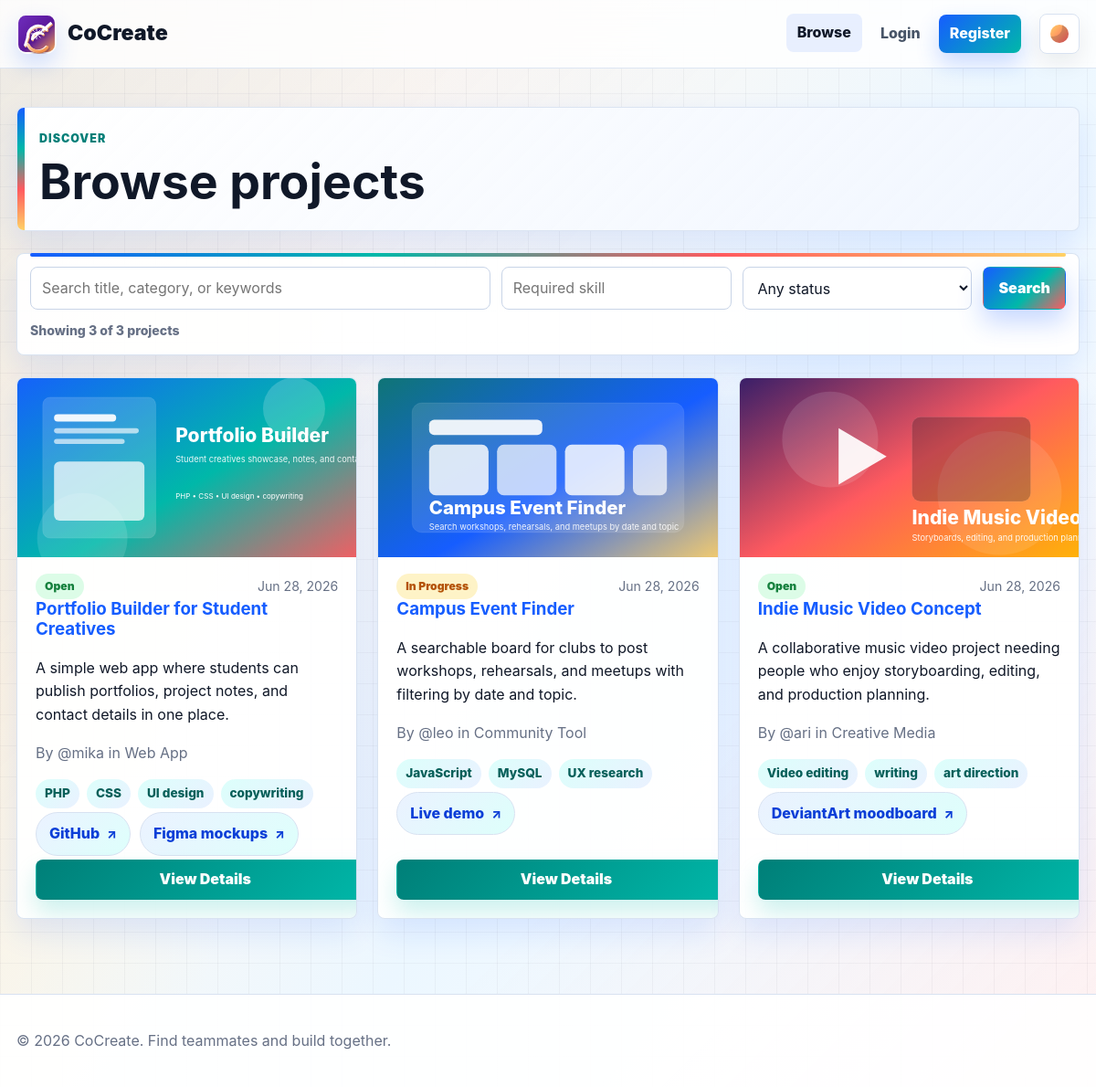
Screenshot of /browse.php with the database file from the repository.
### tables this page shows
CREATE TABLE projects (
  project_id INT UNSIGNED AUTO_INCREMENT PRIMARY KEY,
  user_id INT UNSIGNED NOT NULL,
  project_title VARCHAR(180) NOT NULL,
  description TEXT NOT NULL,
  required_skills TEXT NOT NULL,
  category VARCHAR(120) NOT NULL,
  project_status ENUM('open', 'in_progress', 'completed') NOT NULL DEFAULT 'open',
  project_image VARCHAR(255) DEFAULT NULL,
  created_at TIMESTAMP NOT NULL DEFAULT CURRENT_TIMESTAMP,
  CONSTRAINT fk_projects_user
    FOREIGN KEY (user_id) REFERENCES users(user_id)
    ON DELETE CASCADE ON UPDATE CASCADE
);

CREATE TABLE project_links (
  link_id INT UNSIGNED AUTO_INCREMENT PRIMARY KEY,
  project_id INT UNSIGNED NOT NULL,
  link_label VARCHAR(80) NOT NULL,
  link_url VARCHAR(2048) NOT NULL,
  sort_order SMALLINT UNSIGNED NOT NULL DEFAULT 0,
  created_at TIMESTAMP NOT NULL DEFAULT CURRENT_TIMESTAMP,
  CONSTRAINT fk_project_links_project
    FOREIGN KEY (project_id) REFERENCES projects(project_id)
    ON DELETE CASCADE ON UPDATE CASCADE
);

### includes/session.php (called while the page is built, shortened)
<?php
function e($value): string
{
    return htmlspecialchars((string) ($value ?? ""), ENT_QUOTES, "UTF-8");
}
function status_label(string $status): string
{
    return ucwords(str_replace("_", " ", $status));
}
function excerpt(?string $text, int $length = 140): string
{
    $text = trim((string) $text);
    if (function_exists("mb_strimwidth")) {
        return mb_strimwidth($text, 0, $length, "...", "UTF-8");
    }
    return strlen($text) > $length
        ? substr($text, 0, $length - 3) . "..."
        : $text;
}
function split_skill_list(?string $skills): array
{
    return array_filter(array_map("trim", explode(",", (string) $skills)));
}
function cocreate_attach_project_links(PDO $pdo, array $items): array
{
    $projectIds = [];
    foreach ($items as $item) {
        $projectId = (int) ($item["project_id"] ?? 0);
        if ($projectId > 0) {
            $projectIds[$projectId] = $projectId;
        }
    }
    $placeholders = implode(", ", array_fill(0, count($projectIds), "?"));
    $grouped = [];
    try {
        $stmt = $pdo->prepare(
            "SELECT project_id, link_label, link_url FROM project_links WHERE project_id IN ($placeholders) ORDER BY sort_order ASC, link_id ASC",
        );
        $stmt->execute(array_values($projectIds));
        foreach ($stmt->fetchAll() ?: [] as $link) {
            $projectId = (int) ($link["project_id"] ?? 0);
            $grouped[$projectId][] = [
                "link_label" => (string) ($link["link_label"] ?? ""),
                "link_url" => (string) ($link["link_url"] ?? ""),
            ];
        }
    } catch (PDOException $e) {
        return $items;
    }
    foreach ($items as &$item) {
        $projectId = (int) ($item["project_id"] ?? 0);
    }
    return $items;
}

### includes/components.php (the view, shortened to what this page needs)
<?php
function cocreate_public_prefix(?string $preferred = null): string
{
    $path = parse_url($_SERVER["REQUEST_URI"] ?? "", PHP_URL_PATH) ?: "";
    $insideControllerDir =
        str_contains($path, "/pages/") || str_contains($path, "/admin/");
    if ($preferred === "../") {
        return "";
    }
    return $preferred ?? "";
}
function render_skill_tags(?string $skills): void
{
    echo '<div class="tag-row">';
    foreach (split_skill_list($skills) as $skill) {
        echo '<span class="tag">' . e($skill) . "</span>";
    }
    echo "</div>";
}
function render_project_media(
    array $project,
    string $class = "project-image",
): void {
    $prefix = cocreate_public_prefix("../");
    $title = (string) ($project["project_title"] ?? "Project");
    if (!empty($project["project_image"])) {
        echo '<img class="' .
            e($class) .
            '" src="' .
            e($prefix . $project["project_image"]) .
            '" alt="' .
            e($title) .
            '">';
        return;
    }
}
function render_project_link_stack(
    array $links,
    int $limit = 0,
    bool $showOverflow = false,
    string $class = "project-link-stack",
): void {
    $displayLinks = $limit > 0 ? array_slice($links, 0, $limit) : $links;
    echo '<div class="' . e($class) . '">';
    foreach ($displayLinks as $link) {
        echo '<a class="project-link-chip" href="' .
            e($link["link_url"] ?? "") .
            '" target="_blank" rel="noopener noreferrer">' .
            e($link["link_label"] ?? "Project link") .
            "</a>";
    }
    echo "</div>";
}
function render_project_card(array $project, array $options = []): void
{
    $id = (int) ($project["project_id"] ?? 0);
    $title = (string) ($project["project_title"] ?? "Untitled project");
    $description = (string) ($project["description"] ?? "");
    $href = $options["href"] ?? "project.php?id=" . $id;
    $statusKey = $options["status_key"] ?? "project_status";
    $status = (string) ($project[$statusKey] ?? "open");
    $dateKey = $options["date_key"] ?? "created_at";
    $date = !empty($project[$dateKey])
        ? date("M j, Y", strtotime((string) $project[$dateKey]))
        : "";
    $excerptLength = (int) ($options["excerpt_length"] ?? 140);
    $showSkills = (bool) ($options["show_skills"] ?? true);
    $showButton = (bool) ($options["show_button"] ?? false);
    $buttonText = (string) ($options["button_text"] ?? "View Details");
    $buttonClass =
        (string) ($options["button_class"] ?? "btn btn-secondary full");
    $meta = (string) ($options["meta"] ?? "");
    $projectLinks = is_array($project["project_links"] ?? null)
        ? $project["project_links"]
        : [];
    $showProjectLinks = (bool) ($options["show_project_links"] ?? true);
    $projectLinksLimit = (int) ($options["project_links_limit"] ?? 2);
    echo '<article class="card project-card" data-reveal>';
    echo '<a class="project-image-link" href="' . e($href) . '">';
    render_project_media($project);
    echo "</a>";
    echo '<div class="card-meta">';
    echo '<span class="status status-' .
        e($status) .
        '">' .
        e(status_label($status)) .
        "</span>";
    if ($date !== "") {
        echo "<span>" . e($date) . "</span>";
    }
    echo "</div>";
    echo '<h3><a href="' . e($href) . '">' . e($title) . "</a></h3>";
    if ($description !== "") {
        echo "<p>" . e(excerpt($description, $excerptLength)) . "</p>";
    }
    if ($meta !== "") {
        echo '<p class="muted">' . e($meta) . "</p>";
    }
    if ($showSkills) {
        render_skill_tags($project["required_skills"] ?? "");
    }
    if ($showProjectLinks && $projectLinks) {
        render_project_link_stack(
            $projectLinks,
            $projectLinksLimit,
            true,
            "project-link-stack project-link-stack-card",
        );
    }
    if ($showButton) {
        echo '<a class="' .
            e($buttonClass) .
            '" href="' .
            e($href) .
            '">' .
            e($buttonText) .
            "</a>";
    }
    echo "</article>";
}

### pages/browse.php (shortened to what this page needs)
<?php
require_once __DIR__ . "/../includes/session.php";
require_once __DIR__ . "/../includes/db.php";
$search = trim($_GET["q"] ?? "");
$skill = trim($_GET["skill"] ?? "");
$params = [];
$sql =
    "SELECT p.*, u.username FROM projects p JOIN users u ON u.user_id = p.user_id";
$sql .= " ORDER BY p.created_at DESC";
$stmt = $pdo->prepare($sql);
$stmt->execute($params);
$projects = cocreate_attach_project_links($pdo, $stmt->fetchAll());
require_once __DIR__ . "/../includes/header.php";
?>
<section class="page-head">
  <div>
    <p class="eyebrow">Discover</p>
    <h1>Browse projects</h1>
  </div>
</section>
<form class="filter-bar" method="get">
  <input name="q" placeholder="Search title, category, or keywords" value="<?= e(
      $search,
  ) ?>">
  <input name="skill" placeholder="Required skill" value="<?= e($skill) ?>">
  <select name="status">
    <option value="">Any status</option>
  </select>
  <button class="btn btn-primary" type="submit">Search</button>
</form>
<div class="cards-grid">
  <?php foreach ($projects as $project): ?>
    <?php render_project_card($project, [
        "excerpt_length" => 150,
        "meta" => "By @" . $project["username"] . " in " . $project["category"],
        "show_button" => true,
    ]); ?>
  <?php endforeach; ?>
</div>
<?php require_once __DIR__ . "/../includes/footer.php";
?>

### rows the page displays
projects: project_image (picture), project_status "Open", created_at "Jun 28, 2026", project_title "Portfolio Builder for Student Creatives", description "A simple web app where students can publish portfolios, project notes, and contact details in one place.", meta "By @mika in Web App", required_skills "PHP", required_skills "CSS", required_skills "UI design", required_skills "copywriting"
project_links: link_label "GitHub"
project_links: link_label "Figma mockups"
projects: project_image (picture), project_status "In Progress", created_at "Jun 28, 2026", project_title "Campus Event Finder", description "A searchable board for clubs to post workshops, rehearsals, and meetups with filtering by date and topic.", meta "By @leo in Community Tool", required_skills "JavaScript", required_skills "MySQL", required_skills "UX research"
project_links: link_label "Live demo"
projects: project_image (picture), project_status "Open", created_at "Jun 28, 2026", project_title "Indie Music Video Concept", description "A collaborative music video project needing people who enjoy storyboarding, editing, and production planning.", meta "By @ari in Creative Media", required_skills "Video editing", required_skills "writing", required_skills "art direction"
project_links: link_label "DeviantArt moodboard"
